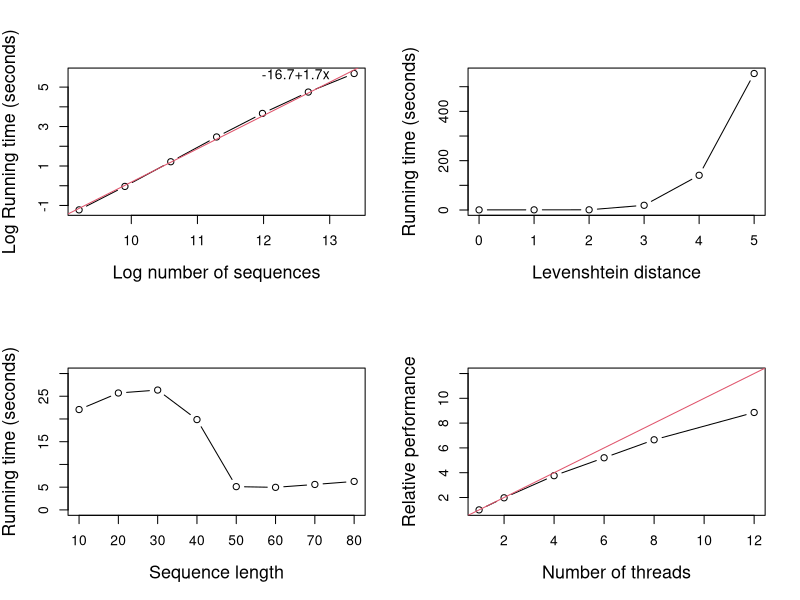

Write R code to recreate this figure.
# Data
X1 = c(0,1,2,3,4,5)
Y1 = c(0.465, 0.631, 0.776, 19.072, 2*60+20.767, 9*60+13.506)
X2 = 10000*c(1,2,4,8,16,32,64)
Y2 =c(0.294, 0.966, 3.374, 11.849, 39.074, 60+55.348, 4*60+55.366)
X3 = c(1,2,4,6,8,12)
Y3 = c(40*60+9, 20*60+20, 10*60+41, 7*60+43, 6*60+2, 4*60+32)
X4 = 10*c(1,2,3,4,5,6,7,8)
Y4 = c(22.072, 25.714, 26.361, 19.865, 5.114, 4.959, 5.591, 6.257)
# Plot
pdf("/mnt/shared/src/C/starcode/doc/scalability.pdf")
par(mfrow=c(2,2))
plot(log(X2),log(Y2), type='b', xlab="Log number of sequences", ylab="Log Running time (seconds)", cex.lab=1.3)
abline(lm(log(Y2)~log(X2)), col=2)
text(x=13, y=5.65, "-16.7+1.7x", adj=1)
plot(X1,Y1, type='b', xlab="Levenshtein distance", ylab="Running time (seconds)", cex.lab=1.3)
plot(X4,Y4, type='b', ylim=c(0,30), xlab="Sequence length", ylab="Running time (seconds)", cex.lab=1.3)
plot(X3,Y3[1]/Y3, type='b', ylim=c(1,12), xlim=c(1,12), xlab="Number of threads", ylab="Relative performance", cex.lab=1.3)
abline(0,1, col=2)
dev.off()

